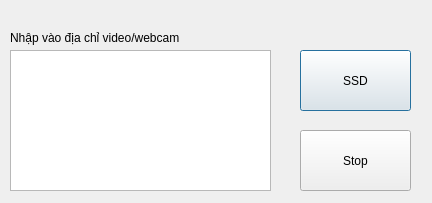
<?xml version="1.0" encoding="UTF-8"?>
<ui version="4.0">
 <class>Dialog</class>
 <widget class="QDialog" name="Dialog">
  <property name="windowModality">
   <enum>Qt::NonModal</enum>
  </property>
  <property name="enabled">
   <bool>true</bool>
  </property>
  <property name="geometry">
   <rect>
    <x>0</x>
    <y>0</y>
    <width>432</width>
    <height>203</height>
   </rect>
  </property>
  <property name="tabletTracking">
   <bool>false</bool>
  </property>
  <property name="windowTitle">
   <string>Dialog</string>
  </property>
  <property name="layoutDirection">
   <enum>Qt::LeftToRight</enum>
  </property>
  <property name="autoFillBackground">
   <bool>false</bool>
  </property>
  <property name="sizeGripEnabled">
   <bool>false</bool>
  </property>
  <property name="modal">
   <bool>false</bool>
  </property>
  <widget class="QPushButton" name="startButton">
   <property name="geometry">
    <rect>
     <x>300</x>
     <y>50</y>
     <width>111</width>
     <height>61</height>
    </rect>
   </property>
   <property name="text">
    <string>SSD</string>
   </property>
  </widget>
  <widget class="QTextEdit" name="textEdit">
   <property name="geometry">
    <rect>
     <x>10</x>
     <y>50</y>
     <width>261</width>
     <height>141</height>
    </rect>
   </property>
   <property name="font">
    <font>
     <pointsize>15</pointsize>
    </font>
   </property>
  </widget>
  <widget class="QLabel" name="label">
   <property name="geometry">
    <rect>
     <x>10</x>
     <y>30</y>
     <width>271</width>
     <height>16</height>
    </rect>
   </property>
   <property name="text">
    <string>Nhập vào địa chỉ video/webcam</string>
   </property>
  </widget>
  <widget class="QPushButton" name="stopButton">
   <property name="geometry">
    <rect>
     <x>300</x>
     <y>130</y>
     <width>111</width>
     <height>61</height>
    </rect>
   </property>
   <property name="text">
    <string>Stop</string>
   </property>
  </widget>
 </widget>
 <resources/>
 <connections/>
</ui>
